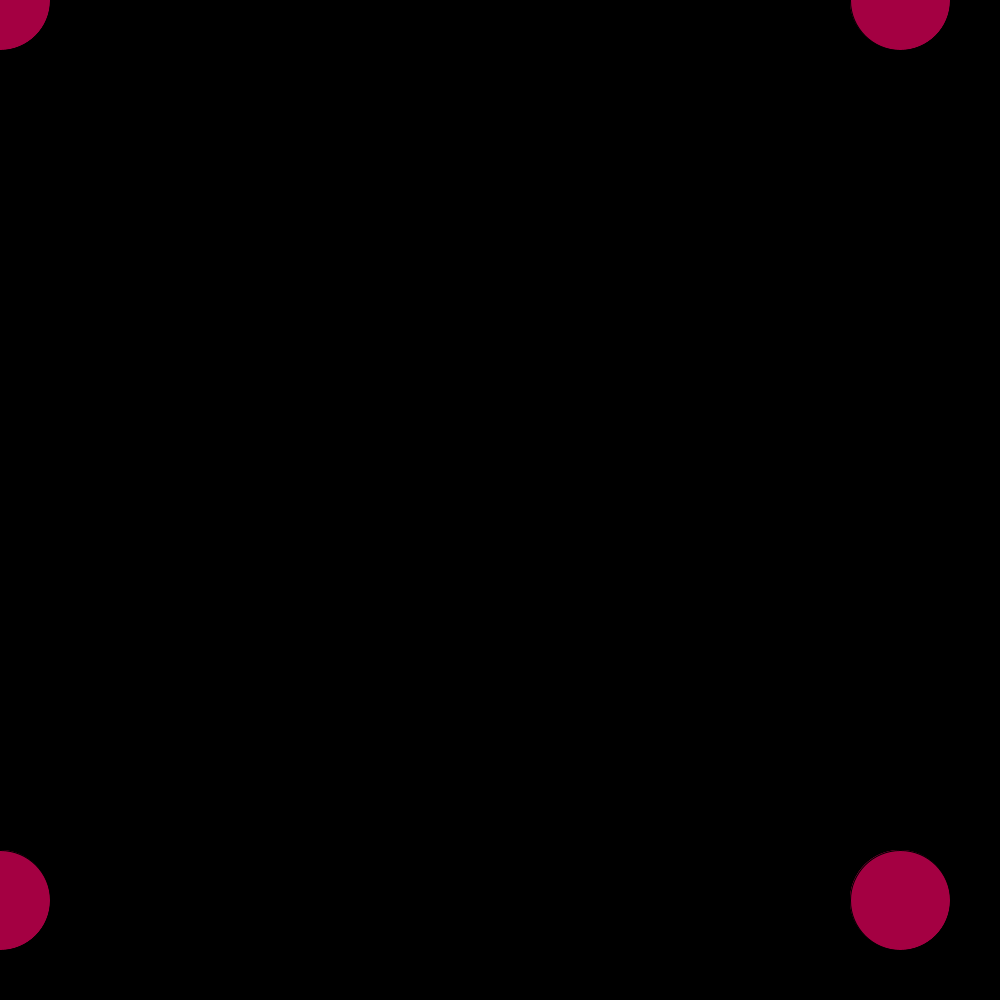
Frame 1 (no input)
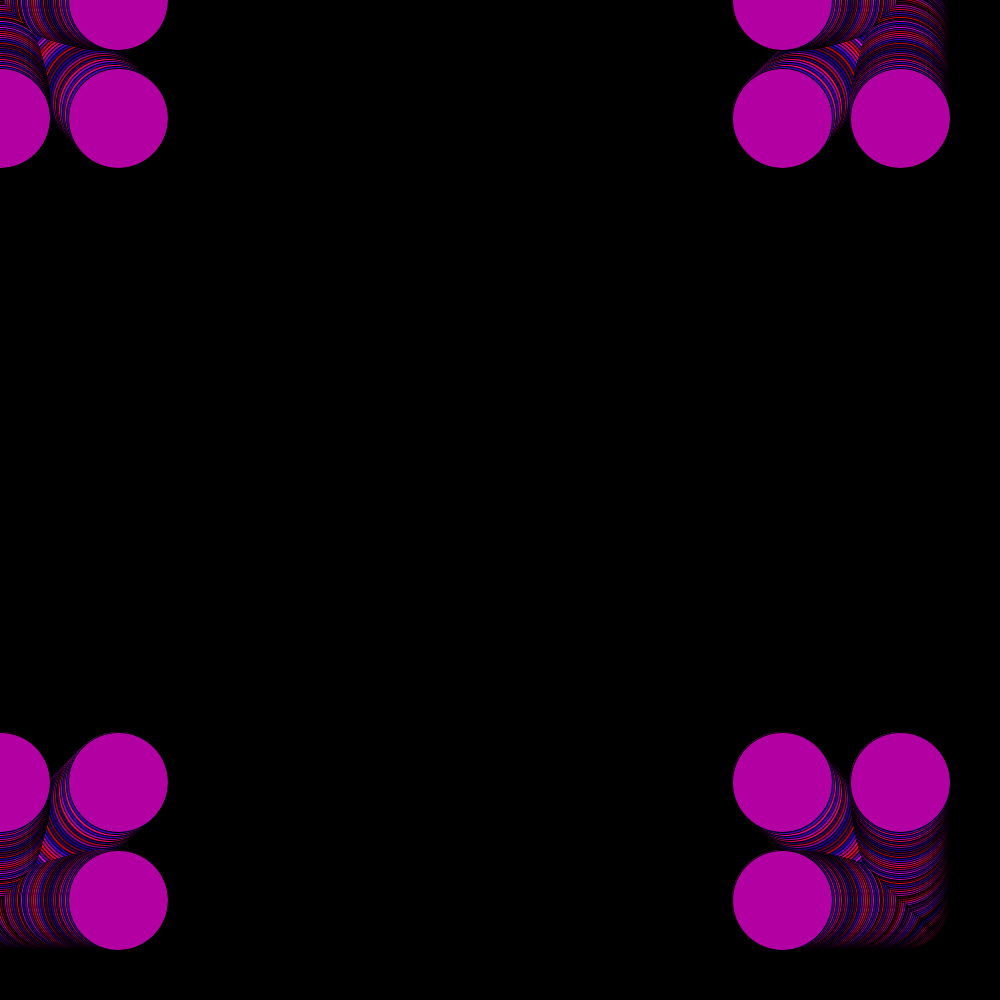
Frame 60 (the mouse pressed at the canvas centre just before this capture)
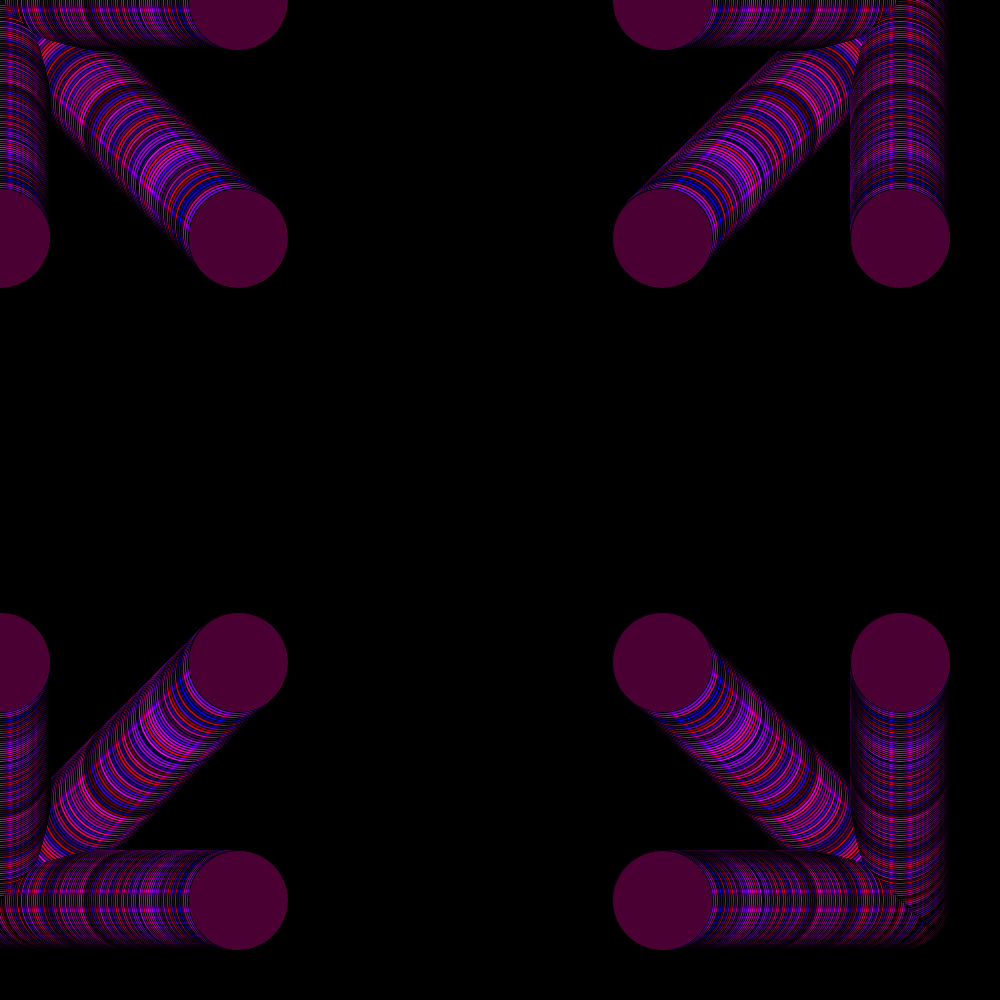
Frame 120 (the mouse held since frame 60 and released just before this capture)

The Processing sketch that drew these frames (run headless with seeded random() and noise(); from frame 60 on, the mouse is pressed at the canvas centre):

// Processing sketch: keats_color_thing
// ── keats_color_thing.pde
int a=0;
void setup()
{
  size (1000, 1000);
  background(0, 0, 0);
}
void draw()
{
  fill(random(255),(0),random(255));
  ellipse(0 + a, 0, 100, 100);
  ellipse(0, 0+a, 100, 100);
  ellipse(0+a,0+a,100,100);
  ellipse(900-a,0,100,100);
  ellipse(900,0+a,100,100);
  ellipse(900-a,0+a,100,100);
 ellipse(900-a,900-a,100,100);
  ellipse(900,900-a,100,100);
  ellipse(900-a,900,100,100);
 ellipse(0,900-a,100,100);
  ellipse(0+a,900,100,100);
  ellipse(0+a,900-a,100,100);

  a=a+2;
  if (a>1000)
  {
    a=0;
  }
}
